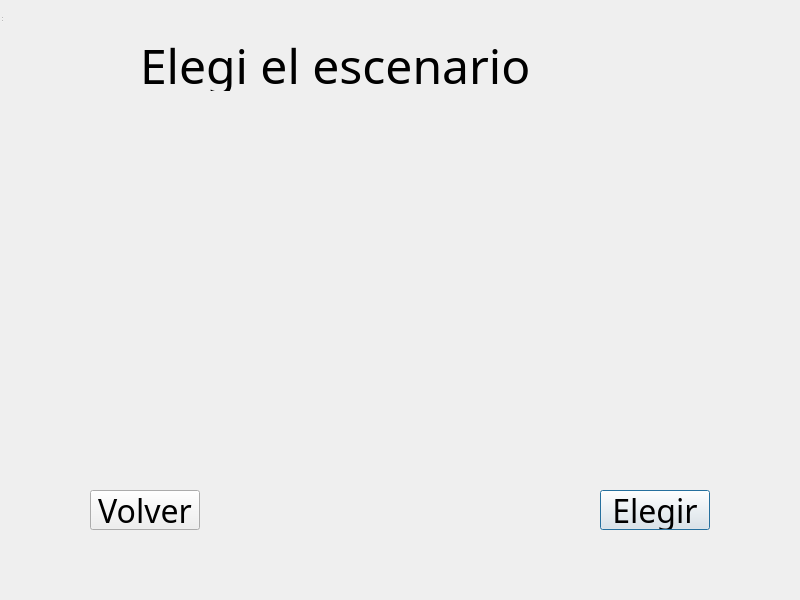
<?xml version="1.0" encoding="UTF-8"?>
<ui version="4.0">
 <class>MapSelection</class>
 <widget class="QDialog" name="MapSelection">
  <property name="geometry">
   <rect>
    <x>0</x>
    <y>0</y>
    <width>800</width>
    <height>600</height>
   </rect>
  </property>
  <property name="font">
   <font>
    <family>Jazz Jackrabbit 2</family>
    <pointsize>10</pointsize>
   </font>
  </property>
  <property name="windowTitle">
   <string>Scene Selection</string>
  </property>
  <widget class="QWidget" name="centralwidget">
   <property name="geometry">
    <rect>
     <x>0</x>
     <y>0</y>
     <width>800</width>
     <height>600</height>
    </rect>
   </property>
   <widget class="QLabel" name="labelTitle">
    <property name="geometry">
     <rect>
      <x>140</x>
      <y>40</y>
      <width>491</width>
      <height>51</height>
     </rect>
    </property>
    <property name="font">
     <font>
      <family>Jazz Jackrabbit 2</family>
      <pointsize>36</pointsize>
     </font>
    </property>
    <property name="text">
     <string>Elegi el escenario</string>
    </property>
   </widget>
   <widget class="QWidget" name="widgetScenes" native="true">
    <property name="geometry">
     <rect>
      <x>70</x>
      <y>110</y>
      <width>661</width>
      <height>321</height>
     </rect>
    </property>
   </widget>
   <widget class="QPushButton" name="btnChoose">
    <property name="geometry">
     <rect>
      <x>600</x>
      <y>490</y>
      <width>110</width>
      <height>40</height>
     </rect>
    </property>
    <property name="font">
     <font>
      <family>Jazz Jackrabbit 2</family>
      <pointsize>24</pointsize>
     </font>
    </property>
    <property name="text">
     <string>Elegir</string>
    </property>
   </widget>
   <widget class="QPushButton" name="btnBack">
    <property name="geometry">
     <rect>
      <x>90</x>
      <y>490</y>
      <width>110</width>
      <height>40</height>
     </rect>
    </property>
    <property name="font">
     <font>
      <family>Jazz Jackrabbit 2</family>
      <pointsize>24</pointsize>
     </font>
    </property>
    <property name="text">
     <string>Volver</string>
    </property>
   </widget>
  </widget>
  <widget class="QMenuBar" name="menubar">
   <property name="enabled">
    <bool>false</bool>
   </property>
   <property name="geometry">
    <rect>
     <x>0</x>
     <y>0</y>
     <width>800</width>
     <height>0</height>
    </rect>
   </property>
  </widget>
  <widget class="QStatusBar" name="statusbar">
   <property name="enabled">
    <bool>false</bool>
   </property>
  </widget>
 </widget>
 <resources/>
 <connections/>
</ui>
